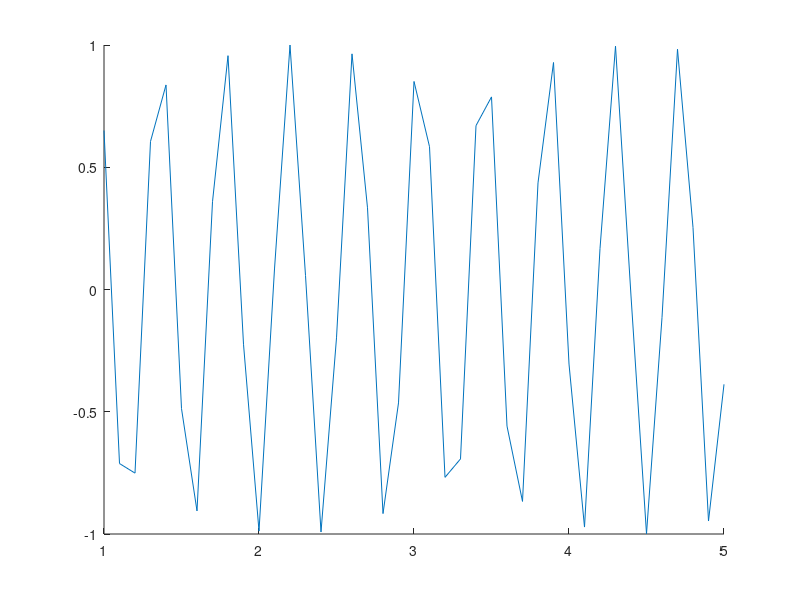

Here is the MATLAB script that generated this plot:
function my()




s11='195251 СПб Политехническая 29'
s22='1 2 3 4 100'
s33='6 7 8 9 0.1 0.2 0.3 0.4 200'
s44='0.5 0.6 0.7 0.8 300'

%{ПУНКТ №1------------------------------------------------------------------------------%}
n=0;
for s = 1.0:1: length(s11)
  if(strcmp(s11(s),' ')==0)
      n=n+1;
  end
end
disp(n);

%{КОНЕЦ ПУНКТА №1------------------------------------------------------------------------------%}







%{ПУНКТ №2------------------------------------------------------------------------------%}
m=1;
k=length(s11);
s1='';
s2='';
s3='';
r=1;

while s11(m)~=' '
m=m+1;
end

while s11(k)~=' '
k=k-1;
end

s1(1)=' ';

for s = 2:1:m
 s1(s)=s11(s);
  end


r=1;
for s = m:1:k
 s2(r)=s11(s);
 r=r+1;
  end


r=1;
for s = k+1:1:length(s11)
 s3(r)=s11(s);
 r=r+1;
  end
s123=strcat(s3,s2,s1) ;

%{КОНЕЦ ПУНКТА №2------------------------------------------------------------------------------%}






%{ПУНКТ №3------------------------------------------------------------------------------%}


stest=cell(1,length(s11));
s=1;
for s = 1.0:1: length(s11)
  if(strcmp(s11(s),'1')==1)
  stest{s}='Один';
  elseif (strcmp(s11(s),'2')==1)
stest{s}='Два';
  elseif(strcmp(s11(s),'3')==1)
 stest{s}='Три';
  elseif(strcmp(s11(s),'4')==1)
 stest{s}='×Четыре';
  elseif(strcmp(s11(s),'5')==1)
 stest{s}='Пять';
  elseif(strcmp(s11(s),'6')==1)
 stest{s}='Шесть';
  elseif(strcmp(s11(s),'7')==1)
  stest{s}='Семь';
  elseif(strcmp(s11(s),'8')==1)
 stest{s}='Восемь';
  elseif(strcmp(s11(s),'9')==1)
  stest{s}='Девять';
  elseif(strcmp(s11(s),'0')==1)
 stest{s}='Ноль';
    else
   stest{s}=s11(s);
  end
end

r=1;
str=cell(1,4);
for s = 2.0:1: length(stest)
     if(strcmp(stest{s},' ')==0)
     str{r}=strcat(str{r},stest{s})
     else
     r=r+1;
     end
end



m=strjoin(str)

%{КОНЕЦ ПУНКТА №3------------------------------------------------------------------------------%}




%{ПУНКТ №4------------------------------------------------------------------------------%}
r=1;
for s = 1.0:1: length(s11)
  if(strcmp(s11(s),'1')==1)
  mass(r)=1;
  elseif (strcmp(s11(s),'2')==1)
 mass(r)=2;
  elseif(strcmp(s11(s),'3')==1)
 mass(r)=3;
  elseif(strcmp(s11(s),'4')==1)
  mass(r)=4;
  elseif(strcmp(s11(s),'5')==1)
 mass(r)=5;
  elseif(strcmp(s11(s),'6')==1)
 mass(r)=6;
  elseif(strcmp(s11(s),'7')==1)
  mass(r)=7;
  elseif(strcmp(s11(s),'8')==1)
  mass(r)=8;
  elseif(strcmp(s11(s),'9')==1)
 mass(r)=9;
  elseif(strcmp(s11(s),'0')==1)
 mass(r)=0;
    else
  r=r-1;
  end
  r=r+1;
end
disp(mass)

%{КОНЕЦ ПУНКТА №4------------------------------------------------------------------------------%}


%{ПУНКТ №5------------------------------------------------------------------------------%}

f=fopen('C:\Users\User\Desktop\Лабы и расчеты\in15(5).txt','wt') 
fprintf(f,'1 2 3 4 100\n6 7 8 9 0.1 0.2 0.3 0.4 200\n0.5 0.6 0.7 0.8 300');
fclose(f)

%{КОНЕЦ ПУНКТА №5------------------------------------------------------------------------------%}

%{ПУНКТ №6------------------------------------------------------------------------------%}
f=fopen('C:\Users\User\Desktop\Лабы и расчеты\in15(5).txt');
M1=fscanf(f,'%g', [1 4]);
R1=fscanf(f,'%g', [1]);
M2=fscanf(f,'%g', [1 4]);
L1=fscanf(f,'%g', [1 4]);
R2=fscanf(f,'%g', [1]);
L2=fscanf(f,'%g', [1 4]);
R3=fscanf(f,'%g', [1]);

M=[M1',M2']'


R=[R1,R2,R3]

L=[L1',L2']'

fclose(f);

%{КОНЕЦ ПУНКТА №6------------------------------------------------------------------------------%}









%{ ПУНКТ №7------------------------------------------------------------------------------%}
clear
close all
clc
tic 
File1NameExp='v01';
PictHigh1='200'; 
DirName1=['C:\Users\User\Desktop\Лабы и расчеты\' File1NameExp];
 if ~exist(DirName1)
 mkdir(DirName1);
end;
cd(DirName1);
 FileHtml=fopen([' 00' File1NameExp 'lab3_15(5).htm'],'wt');
 fprintf(FileHtml,['<HTML>\n']);
 fprintf(FileHtml,['<head>\n']);
 fprintf(FileHtml,['C:\Users\User\Desktop\Лабы и расчеты\']);
 fprintf(FileHtml,['</title>\n']);
 fprintf(FileHtml,['<META HTTP-EQUIV="Content-Type" CONTENT="text/html; charset=windows">\n']);
 fprintf(FileHtml,['</head>\n']);
 fprintf(FileHtml,['<body>\n']);

 fprintf(FileHtml,['<center><H3>ОТЧЕТ<br>по лабораторной работе №4</h3></center>\n']);
  fprintf(FileHtml,['<center><H3>Мавриной Светланы Сергеевны</h3></center>\n']);
 n1=1;
 n2=5;
 fprintf(FileHtml,['<h3>Исходные данные</h3>\n']);
 fprintf(FileHtml,'<br>Вариант:  %-5.0f%-5.0f\n',n1,n2);
h1=figure('Name','Модельное изображение (исходное Image0)im3d');
hold on
x=[1:0.1:5];
y=sin(x*15);
plot(x,y)
hold off
FileName000=[File1NameExp 'var15(5).jpg'];
saveas(h1,FileName000);
 fprintf(FileHtml,['<br><br> Графики \n']);
 fprintf(FileHtml,['<a href="' FileName000 '">']);
 fprintf(FileHtml,['<br><img src="'...
 FileName000 '" height="' PictHigh1 '" >' '\n']);
 %fprintf(FileHtml,['<a href="' FileName000 '">']);
 fprintf(FileHtml,['</a>\n']);
  fprintf(FileHtml,['<h3>Замечание:</h3>\n']);
 fprintf(FileHtml,['<h3>Миниатюрная копия графика является ссылкой на окно, в которой график отображается в масштабе 1:1.</h3>\n']);
 
 fprintf(FileHtml,['</body>\n']);
 fprintf(FileHtml,['</HTML>\n']);
 fclose(FileHtml);
disp('Вычисления завершены');
toc 
end


